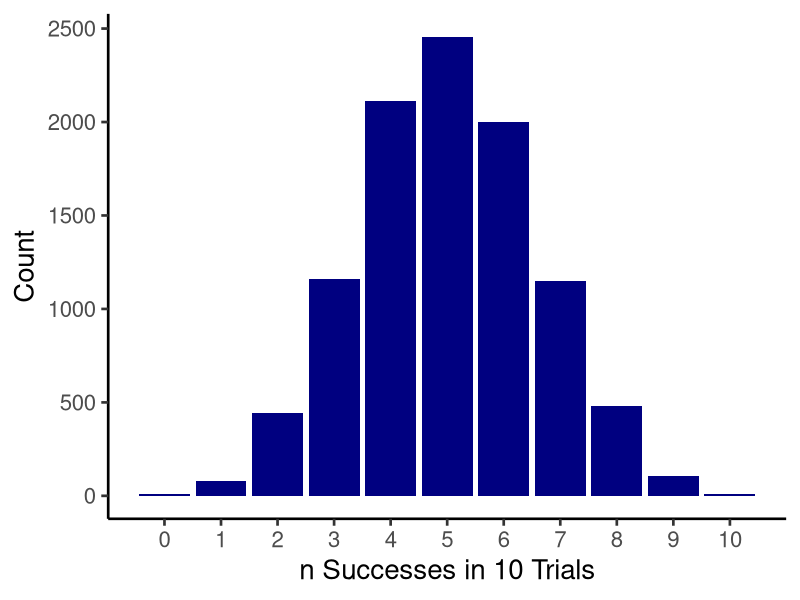
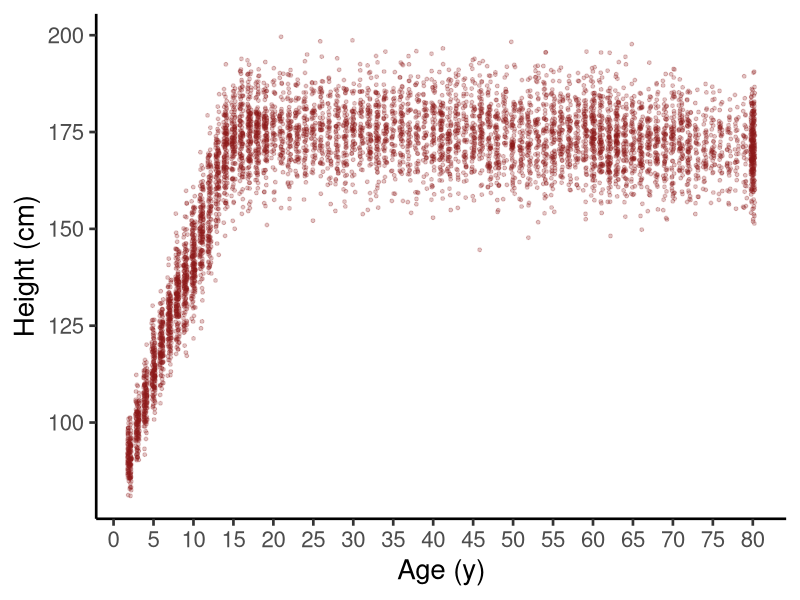
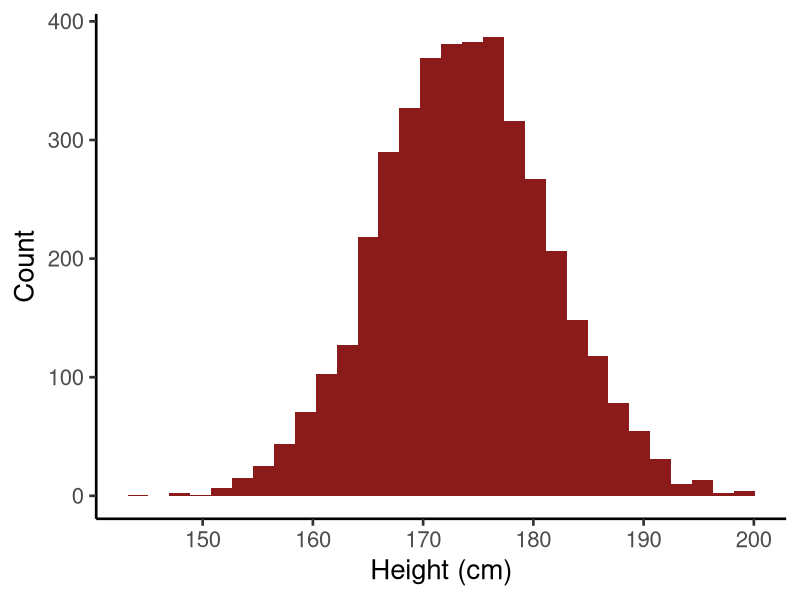
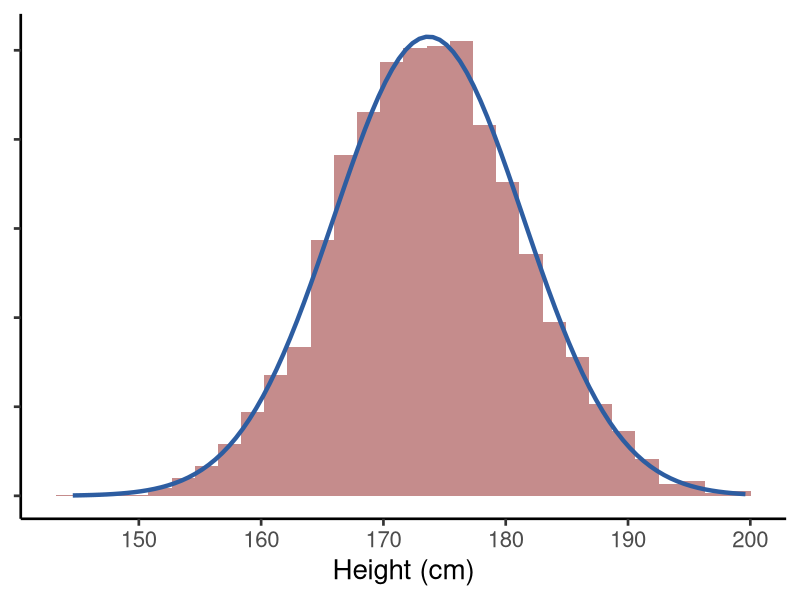

These charts were generated, in order, by the following R code:
## ---- chunk 1
#| label: setup
#| echo: false

library(tidyverse)
theme_set(theme_classic(base_size = 20))
## ---- chunk 2
#| echo: true

# Set the seed for the RNG to make the simulation reproducible
set.seed(234626)

# Generate 10 trials from a binomial (Bernoulli) distribution
# Probability = 0.5
x <- rbinom(n = 10, size = 1, prob = 0.5)
x
## ---- chunk 3
#| echo: true

mean(x)
## ---- chunk 4
#| echo: true

# Set the seed for the RNG to make the simulation reproducible
set.seed(234626)

# Generate 10 trials from a binomial (Bernoulli) distribution
# Probability = 0.5
x <- rbinom(n = 10000, size = 1, prob = 0.5)
x[1:20]
## ---- chunk 5
#| echo: true

mean(x)
## ---- chunk 6
#| echo: true

set.seed(32463)
x <- rbinom(n = 10, size = 10, prob = 0.5)
x
## ---- chunk 7
#| echo: true

mean(x / 10)
## ---- chunk 8
#| echo: true

set.seed(234627)
x <- rbinom(n = 10000, size = 10, prob = 0.5)
## ---- chunk 9
#| echo: true

x[1:100]
## ---- chunk 10
#| echo: true

x_tab <- table(x)
x_tab
## ---- chunk 11
ggplot(
  data = tibble(Count = as.numeric(x_tab), Successes = 0:10),
  aes(x = Successes, y = Count)
) +
  geom_bar(stat = "identity", fill = "navy") +
  scale_x_continuous(breaks = 0:10) +
  labs(x = "n Successes in 10 Trials")
## ---- chunk 12
NHANES <- read_csv("../data/NHANES.csv", show_col_types = FALSE) |>
  filter(Sex == "Male") |>
  select(-Sex) |>
  arrange(Height)
NHANES$Height
## ---- chunk 13
#| fig-alt: "Scatter plot of Height vs. Age for 6,465 males."

ggplot(NHANES, aes(x = Age, y = Height)) +
  geom_point(
    size = 1,
    show.legend = FALSE,
    alpha = 0.25,
    position = position_jitter(width = 0.25, seed = 3847293),
    color = "firebrick4"
  ) +
  scale_x_continuous(breaks = seq(0, 80, by = 5)) +
  labs(x = "Age (y)", y = "Height (cm)")
## ---- chunk 14
#| fig-alt: "Histogram of heights for those over age 20."

NHANES_20 <- NHANES |> filter(Age > 20)

ggplot(NHANES_20, aes(Height)) +
  geom_histogram(bins = 30, show.legend = FALSE, fill = "firebrick4") +
  labs(x = "Height (cm)", y = "Count") +
  scale_x_continuous(breaks = seq(140, 200, by = 10))
## ---- chunk 15
head(NHANES_20) |> knitr::kable()
## ---- chunk 16
tail(NHANES_20) |> knitr::kable()
## ---- chunk 17
#| fig-alt: "Density plot of a normal distribution overlaid over the histogram of heights."

ggplot(NHANES_20, aes(Height)) +
  geom_histogram(
    aes(y = after_stat(density)),
    fill = "firebrick4",
    alpha = 0.5,
    bins = 30
  ) +
  geom_line(
    data = tibble(
      Height = seq(
        min(NHANES_20$Height),
        max(NHANES_20$Height),
        length.out = 100
      ),
      y = dnorm(
        Height,
        mean = mean(NHANES_20$Height),
        sd = sd(NHANES_20$Height)
      )
    ),
    aes(Height, y),
    linewidth = 1.5,
    color = "#2D5DA1"
  ) +
  labs(x = "Height (cm)") +
  theme(axis.title.y = element_blank(), axis.text.y = element_blank()) +
  scale_x_continuous(breaks = seq(140, 200, by = 10))
## ---- chunk 18
#| echo: true

x <- 65
y <- 3.348723
z <- 22 / 3
a <- "Hello world"
b <- TRUE
## ---- chunk 19
#| echo: true

x <- c(112, 2.2, 7, 14.1)
x
x[2]
sort(x)
## ---- chunk 20
#| echo: true

y1 <- 1:10
y2 <- seq(1, 10, length.out = 20)
y1[1:3] # <1>
y2[1:3]
## ---- chunk 21
#| echo: true

x + 10
y1^2
min(x)
max(x)
## ---- chunk 22
#| echo: true

sqrt(y2)
y2_mean <- mean(y2)
y2_sd <- sd(y2)
y2_mean
y2_sd
## ---- chunk 23
#| echo: true

MM <- data.frame(x = 1:3, y = c(10, 17, 21), A = c("a", "b", "c"))
MM
## ---- chunk 24
#| echo: true

MM$x
MM$A
MM[, "y"]
## ---- chunk 25
#| echo: true

MM[2, ]
MM[, 2]
## ---- chunk 26
#| echo: true

MM <- tibble(
  x = 1:3,
  y = x^2, # <1>
  A = c("a", "b", "c")
)
MM
## ---- chunk 27
#| echo: true

M <- matrix(1:9, nrow = 3, ncol = 3)
M
M[2, 2]
## ---- chunk 28
#| echo: true

c(1)
sqrt(256)
## ---- chunk 29
#| echo: true

log(2.718)
exp(1)
## ---- chunk 30
#| echo: true

class(x)
class(sqrt)
class(MM)
